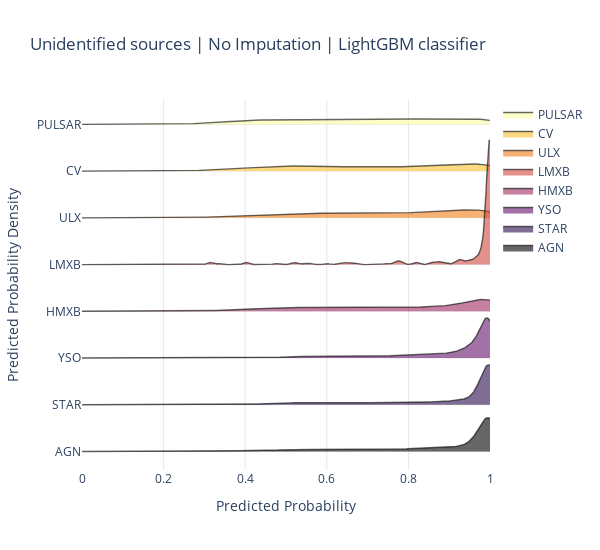

The notebook cell saved with this chart:
### Code cell
from numpy.random import normal
from ridgeplot import ridgeplot
cl = classes[::-1]
#cl.remove('LMXB')
sample = [u_df[u_df['class']==c]['prob'] for c in cl]
fig = ridgeplot(
    samples=sample,
    kde_points=np.linspace(0, 1, 500),
    colorscale="inferno",
    colormode="index",
    coloralpha=0.6,
    labels=cl,
    spacing = 3 / 8,
    xpad=0
)
fig.update_layout(
    title="Unidentified sources | No Imputation | LightGBM classifier",
    height=550,
    width=600,
    plot_bgcolor="rgba(255, 255, 255, 0.0)",
    xaxis_gridcolor="rgba(0, 0, 0, 0.1)",
    yaxis_gridcolor="rgba(0, 0, 0, 0.1)",
    xaxis_title="Predicted Probability",
    yaxis_title="Predicted Probability Density",
)

#fig.save('temp.png')
#fig.write_image('temp_res_comp/unid_prob_dist/lightGBM_none.jpg')
fig.show()

### Figure 1 — Plotly figure (JSON) as saved in the notebook; plotly's stock layout.template omitted (floating-point values rounded to 4 significant figures; data arrays with more than 128 entries replaced by an {"elided": "..."} marker saying what was removed)
{"data": [{"line": {"color": "rgba(0,0,0,0)", "width": 0}, "showlegend": false, "type": "scatter", "x": {"elided": "500 float values"}, "y": {"elided": "500 int values"}}, {"fill": "tonexty", "fillcolor": "rgba(252, 255, 164, 0.6)", "line": {"color": "rgba(0,0,0,0.6)", "width": 1.4}, "mode": "lines", "name": "PULSAR", "type": "scatter", "x": {"elided": "500 float values"}, "y": {"elided": "500 float values"}}, {"line": {"color": "rgba(0,0,0,0)", "width": 0}, "showlegend": false, "type": "scatter", "x": {"elided": "500 float values"}, "y": {"elided": "500 float values"}}, {"fill": "tonexty", "fillcolor": "rgba(248.14285714285714, 193.57142857142858, 45.28571428571429, 0.6)", "line": {"color": "rgba(0,0,0,0.6)", "width": 1.4}, "mode": "lines", "name": "CV", "type": "scatter", "x": {"elided": "500 float values"}, "y": {"elided": "500 float values"}}, {"line": {"color": "rgba(0,0,0,0)", "width": 0}, "showlegend": false, "type": "scatter", "x": {"elided": "500 float values"}, "y": {"elided": "500 float values"}}, {"fill": "tonexty", "fillcolor": "rgba(243.0, 126.42857142857146, 23.714285714285694, 0.6)", "line": {"color": "rgba(0,0,0,0.6)", "width": 1.4}, "mode": "lines", "name": "ULX", "type": "scatter", "x": {"elided": "500 float values"}, "y": {"elided": "500 float values"}}, {"line": {"color": "rgba(0,0,0,0)", "width": 0}, "showlegend": false, "type": "scatter", "x": {"elided": "500 float values"}, "y": {"elided": "500 float values"}}, {"fill": "tonexty", "fillcolor": "rgba(211.28571428571428, 73.28571428571426, 65.2857142857143, 0.6)", "line": {"color": "rgba(0,0,0,0.6)", "width": 1.4}, "mode": "lines", "name": "LMXB", "type": "scatter", "x": {"elided": "500 float values"}, "y": {"elided": "500 float values"}}, {"line": {"color": "rgba(0,0,0,0)", "width": 0}, "showlegend": false, "type": "scatter", "x": {"elided": "500 float values"}, "y": {"elided": "500 float values"}}, {"fill": "tonexty", "fillcolor": "rgba(158.57142857142856, 41.714285714285715, 97.85714285714286, 0.6)", "line": {"color": "rgba(0,0,0,0.6)", "width": 1.4}, "mode": "lines", "name": "HMXB", "type": "scatter", "x": {"elided": "500 float values"}, "y": {"elided": "500 float values"}}, {"line": {"color": "rgba(0,0,0,0)", "width": 0}, "showlegend": false, "type": "scatter", "x": {"elided": "500 float values"}, "y": {"elided": "500 float values"}}, {"fill": "tonexty", "fillcolor": "rgba(100.28571428571428, 21.142857142857142, 108.14285714285714, 0.6)", "line": {"color": "rgba(0,0,0,0.6)", "width": 1.4}, "mode": "lines", "name": "YSO", "type": "scatter", "x": {"elided": "500 float values"}, "y": {"elided": "500 float values"}}, {"line": {"color": "rgba(0,0,0,0)", "width": 0}, "showlegend": false, "type": "scatter", "x": {"elided": "500 float values"}, "y": {"elided": "500 float values"}}, {"fill": "tonexty", "fillcolor": "rgba(40.42857142857143, 12.0, 77.0, 0.6)", "line": {"color": "rgba(0,0,0,0.6)", "width": 1.4}, "mode": "lines", "name": "STAR", "type": "scatter", "x": {"elided": "500 float values"}, "y": {"elided": "500 float values"}}, {"line": {"color": "rgba(0,0,0,0)", "width": 0}, "showlegend": false, "type": "scatter", "x": {"elided": "500 float values"}, "y": {"elided": "500 float values"}}, {"fill": "tonexty", "fillcolor": "rgba(0, 0, 4, 0.6)", "line": {"color": "rgba(0,0,0,0.6)", "width": 1.4}, "mode": "lines", "name": "AGN", "type": "scatter", "x": {"elided": "500 float values"}, "y": {"elided": "500 float values"}}], "layout": {"height": 550, "hovermode": false, "legend": {"traceorder": "normal"}, "plot_bgcolor": "rgba(255, 255, 255, 0.0)", "title": {"text": "Unidentified sources | No Imputation | LightGBM classifier"}, "width": 600, "xaxis": {"gridcolor": "rgba(0, 0, 0, 0.1)", "range": [0, 1], "showgrid": true, "showticklabels": true, "title": {"text": "Predicted Probability"}, "zeroline": false}, "yaxis": {"gridcolor": "rgba(0, 0, 0, 0.1)", "showgrid": true, "showticklabels": true, "ticktext": ["PULSAR", "CV", "ULX", "LMXB", "HMXB", "YSO", "STAR", "AGN"], "tickvals": [0, -13.5, -27.0, -40.5, -54.01, -67.51, -81.01, -94.51], "title": {"text": "Predicted Probability Density"}, "zeroline": false}}}
